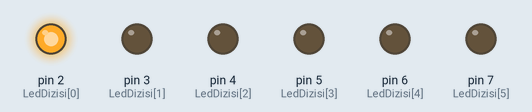
A sketch run on a simulated Arduino Uno, built with avr-gcc and run on an emulated ATmega328P. On the bench: output pins drawn as LEDs (lit = HIGH).

Above: at 0.05 s.
At 0.55 s:
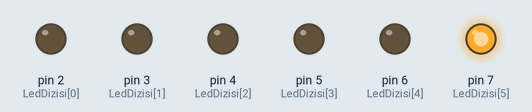
At 0.85 s:
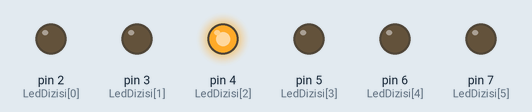
At 1.45 s:
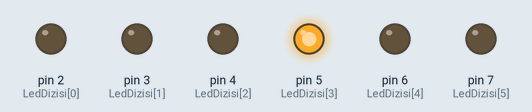
At 2.05 s:
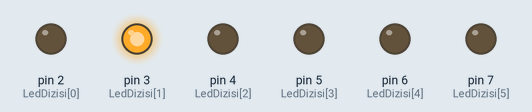
At 2.85 s:
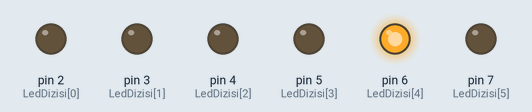
Timing chart, 0 to 3.1 s (numbered marks = the images above):
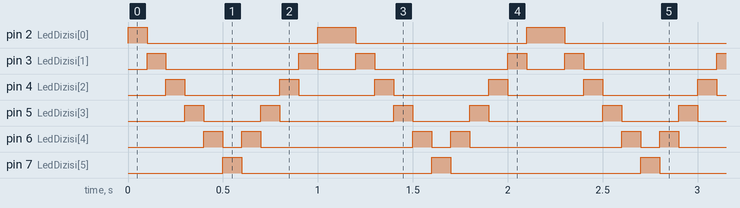

The sketch:

kara_simsek_uygulamasi.ino
```cpp
int LedDizisi[]={2,3,4,5,6,7};
void setup() {
  for(int i=0;i<=5;i++){
    pinMode(LedDizisi[i],OUTPUT);
  }
}

void loop() {
  for(int i=0;i<5;i++){
    digitalWrite(LedDizisi[i],HIGH);
    delay(100);
    digitalWrite(LedDizisi[i],LOW);
  }
  for(int j=5;j>=0;j--){
    digitalWrite(LedDizisi[j],HIGH);
    delay(100);
    digitalWrite(LedDizisi[j],LOW);
  }

}
```

Measured:
- by itself, pin 2 (LedDizisi[0]): repeats every 1.1 s: LOW 0.90 s, HIGH 0.20 s
- by itself, pin 3 (LedDizisi[1]): repeats every 1.1 s: LOW 0.70 s, HIGH 0.10 s, LOW 0.20 s, HIGH 0.10 s
- by itself, pin 4 (LedDizisi[2]): alternates HIGH for 0.10 s and LOW for 0.45 s
- by itself, pin 5 (LedDizisi[3]): repeats every 1.1 s: LOW 0.30 s, HIGH 0.10 s, LOW 0.60 s, HIGH 0.10 s
- by itself, pin 6 (LedDizisi[4]): repeats every 1.1 s: LOW 0.10 s, HIGH 0.10 s, LOW 0.80 s, HIGH 0.10 s
- by itself, pin 7 (LedDizisi[5]): alternates HIGH for 0.10 s and LOW for 1.0 s
